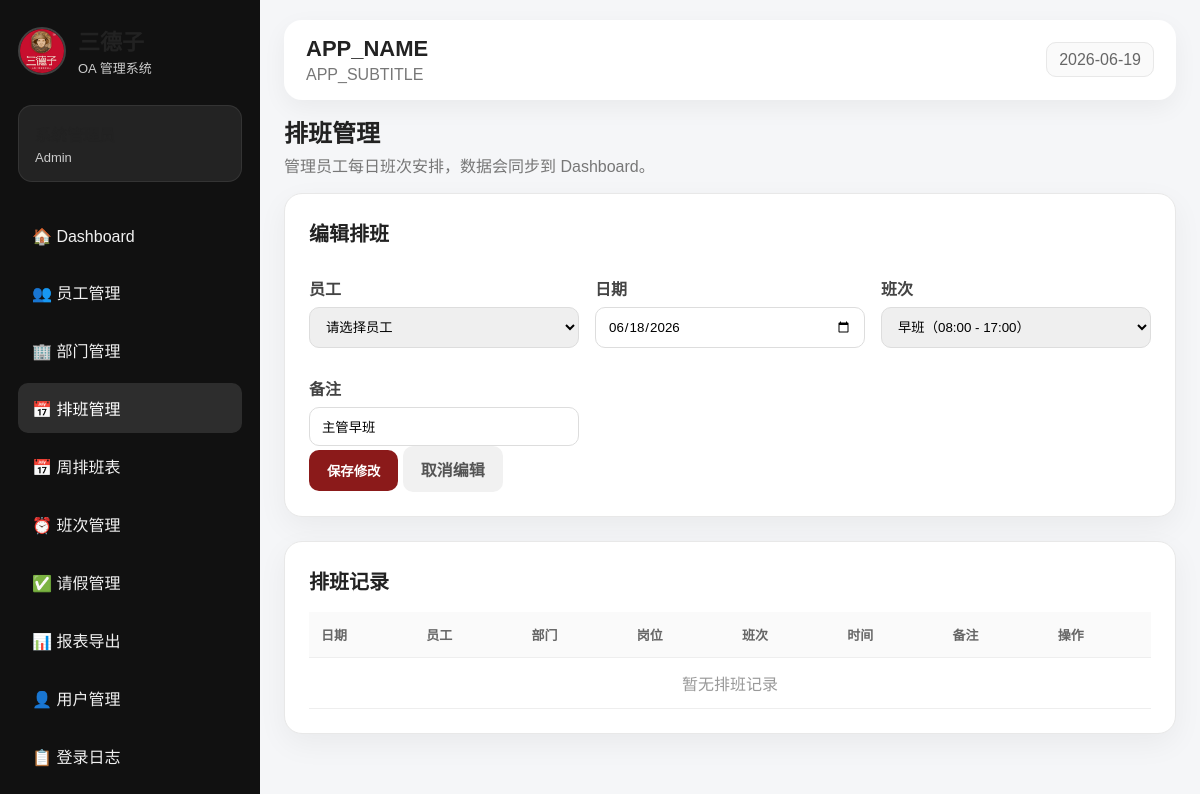
/schedule.php?edit=1 (signed in), run on the app's committed database.
### tables this page shows
CREATE TABLE schedules (
    id          INT AUTO_INCREMENT PRIMARY KEY,
    employee_id INT NOT NULL,
    shift_id    INT NOT NULL,
    work_date   DATE NOT NULL,
    remark      VARCHAR(255),
    created_by  INT NULL,
    created_at  TIMESTAMP DEFAULT CURRENT_TIMESTAMP,
    FOREIGN KEY (employee_id) REFERENCES employees(id) ON DELETE CASCADE,
    FOREIGN KEY (shift_id)    REFERENCES shifts(id)    ON DELETE CASCADE,
    FOREIGN KEY (created_by)  REFERENCES users(id)     ON DELETE SET NULL,
    UNIQUE KEY unique_employee_date (employee_id, work_date)
);

CREATE TABLE shifts (
    id          INT AUTO_INCREMENT PRIMARY KEY,
    name        VARCHAR(100) NOT NULL,
    start_time  TIME NOT NULL,
    end_time    TIME NOT NULL,
    description VARCHAR(255),
    created_at  TIMESTAMP DEFAULT CURRENT_TIMESTAMP
);

### auth.php (called while the page is built, shortened)
<?php
function safe($value) {
    return htmlspecialchars((string)$value, ENT_QUOTES, 'UTF-8');
}
?>

### schedule.php (the view, shortened to what this page needs)
<?php
require_once __DIR__ . '/header.php';
$shifts = $pdo->query("SELECT * FROM shifts ORDER BY id ASC")->fetchAll();
$editSchedule = null;
if (isset($_GET['edit'])) {
    $eid  = intval($_GET['edit']);
    $stmt = $pdo->prepare("SELECT * FROM schedules WHERE id = ?");
    $stmt->execute([$eid]);
    $editSchedule = $stmt->fetch();
}
$schedules = $pdo->query("
    SELECT
        s.id,
        s.work_date,
        s.remark,
        e.name AS employee_name,
        e.position,
        d.name AS department_name,
        sh.name AS shift_name,
        sh.start_time,
        sh.end_time
    FROM schedules s
    JOIN employees e ON s.employee_id = e.id
    LEFT JOIN departments d ON e.department_id = d.id
    JOIN shifts sh ON s.shift_id = sh.id
    ORDER BY s.work_date DESC, s.created_at DESC
")->fetchAll();
function shortTime($time) {
    return substr($time, 0, 5);
}
?>
<div class="page-title">
    <h2>排班管理</h2>
    <p>管理员工每日班次安排，数据会同步到 Dashboard。</p>
</div>
<section class="panel">
    <h2><?= $editSchedule ? '编辑排班' : '新增排班' ?></h2>
    <form method="POST">
        <div class="form-grid">
            <div>
                <label>员工</label>
                <select name="employee_id" required>
                    <option value="">请选择员工</option>
                </select>
            </div>
            <div>
                <label>日期</label>
                <input type="date" name="work_date" required
                       value="<?= safe($editSchedule['work_date'] ?? date('Y-m-d')) ?>">
            </div>
            <div>
                <label>班次</label>
                <select name="shift_id" required>
                    <?php foreach ($shifts as $s): ?>
                        <option value="<?= safe($s['id']) ?>"
                            <?= (($editSchedule['shift_id'] ?? '') == $s['id']) ? 'selected' : '' ?>>
                            <?= safe($s['name']) ?>（<?= safe(shortTime($s['start_time'])) ?> - <?= safe(shortTime($s['end_time'])) ?>）
                        </option>
                    <?php endforeach; ?>
                </select>
            </div>
            <div>
                <label>备注</label>
                <input type="text" name="remark"
                       value="<?= safe($editSchedule['remark'] ?? '') ?>"
                       placeholder="例如：临时调整 / 代班">
            </div>
        </div>
        <button class="btn" type="submit"><?= $editSchedule ? '保存修改' : '新增排班' ?></button>
        <?php if ($editSchedule): ?>
            <a class="btn-light" href="schedule.php">取消编辑</a>
        <?php endif; ?>
    </form>
</section>
<section class="panel">
    <h2>排班记录</h2>
    <div style="overflow-x:auto;">
    <table>
        <tr>
            <th>日期</th><th>员工</th><th>部门</th><th>岗位</th>
            <th>班次</th><th>时间</th><th>备注</th><th>操作</th>
        </tr>
        <?php if (empty($schedules)): ?>
            <tr><td colspan="8" style="text-align:center;color:#999;">暂无排班记录</td></tr>
        <?php endif; ?>
    </table>
    </div>
</section>
<?php require_once __DIR__ . '/footer.php'; ?>

### assets/style.css (style rules this page uses)
* { box-sizing: border-box; }
:root { --primary: #8b1a1a; --primary-dark: #641010; --bg: #f5f6f8; --card: #ffffff; --text: #222; --muted: #777; --border: #e8e8e8; --green: #2e7d32; }
body { margin: 0; font-family: Arial, "Microsoft YaHei", sans-serif; background: var(--bg); color: var(--text); }
a { color: var(--primary); text-decoration: none; }
.page-title { margin-bottom: 14px; }
.page-title h2 { margin: 0; font-size: 24px; }
.page-title p { color: var(--muted); margin-top: 4px; }
.panel { background: white; border-radius: 18px; padding: 24px; box-shadow: 0 10px 30px rgba(0,0,0,0.05); border: 1px solid var(--border); margin-bottom: 24px; }
.panel h2 { margin-top: 0; font-size: 20px; }
table { width: 100%; border-collapse: collapse; overflow: hidden; }
th { text-align: left; background: #fafafa; color: #666; font-size: 13px; }
th, td { padding: 13px 12px; border-bottom: 1px solid #eee; }
.form-grid { display: grid; grid-template-columns: repeat(3, minmax(180px, 1fr)); gap: 16px; align-items: end; }
label { display: block; color: #444; font-weight: bold; margin-top: 12px; }
input, select, textarea { width: 100%; border: 1px solid #ddd; border-radius: 10px; padding: 11px 12px; margin-top: 7px; font-family: inherit; }
button, .btn-light { display: inline-block; border: none; background: var(--primary); color: white; padding: 11px 18px; border-radius: 10px; cursor: pointer; font-weight: bold; }
.btn-light { background: #f1f1f1; color: #555; }

### data on the page
schedules: work_date "06/18/2026", shift_id "早班（08:00 - 17:00）", remark "主管早班"

### other printed values
safe($user['role']) "Admin"
safe(APP_NAME) "APP_NAME"
safe(APP_SUBTITLE) "APP_SUBTITLE"
